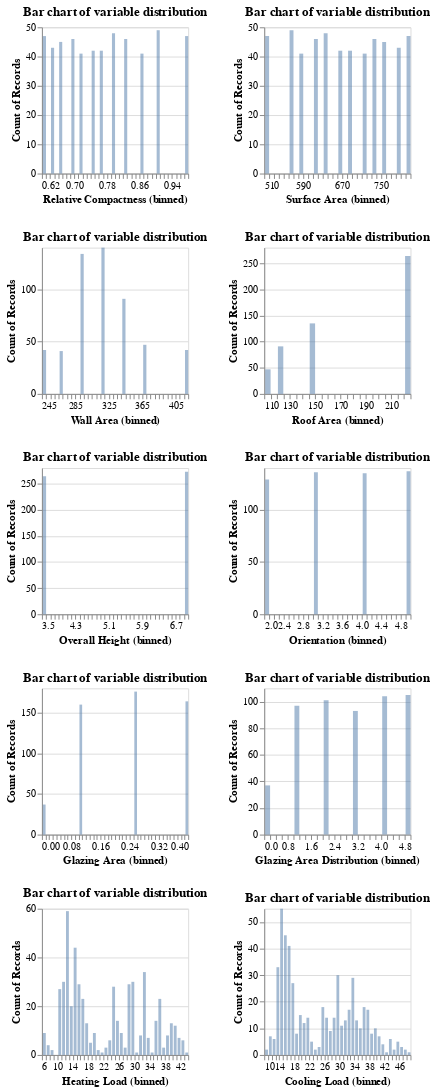

Here is the notebook cell this chart was saved with:
### Code cell
# check the distribution of all variables
column_list = train_df.columns.tolist()

distri_chart = alt.Chart(train_df, 
                         title = 'Bar chart of variable distribution'
                        ).mark_bar(opacity = 0.5).encode(
    alt.X (alt.repeat(),
           type = 'quantitative',
          bin = alt.Bin(maxbins = 45)),
    alt.Y('count()', stack = None),
    tooltip = 'count()'
).properties(width = 150,
            height = 150).repeat(
repeat = column_list,
columns = 2)

distri_chart

### Figure 1 — Vega-Lite specification as saved in the notebook (floating-point values rounded to 4 significant figures; data arrays with more than 128 entries replaced by an {"elided": "..."} marker saying what was removed)
{"config": {"view": {"continuousWidth": 400, "continuousHeight": 300}}, "repeat": ["Relative Compactness", "Surface Area", "Wall Area", "Roof Area", "Overall Height", "Orientation", "Glazing Area", "Glazing Area Distribution", "Heating Load", "Cooling Load"], "spec": {"data": {"name": "data-6f853e7087029a474ca9fa67d7e519bb"}, "mark": {"type": "bar", "opacity": 0.5}, "encoding": {"tooltip": {"aggregate": "count", "type": "quantitative"}, "x": {"bin": {"maxbins": 45}, "field": {"repeat": "repeat"}, "type": "quantitative"}, "y": {"aggregate": "count", "stack": null, "type": "quantitative"}}, "height": 150, "title": "Bar chart of variable distribution", "width": 150}, "columns": 2, "$schema": "https://vega.github.io/schema/vega-lite/v4.17.0.json", "datasets": {"data-6f853e7087029a474ca9fa67d7e519bb": {"elided": "537 records"}}}
